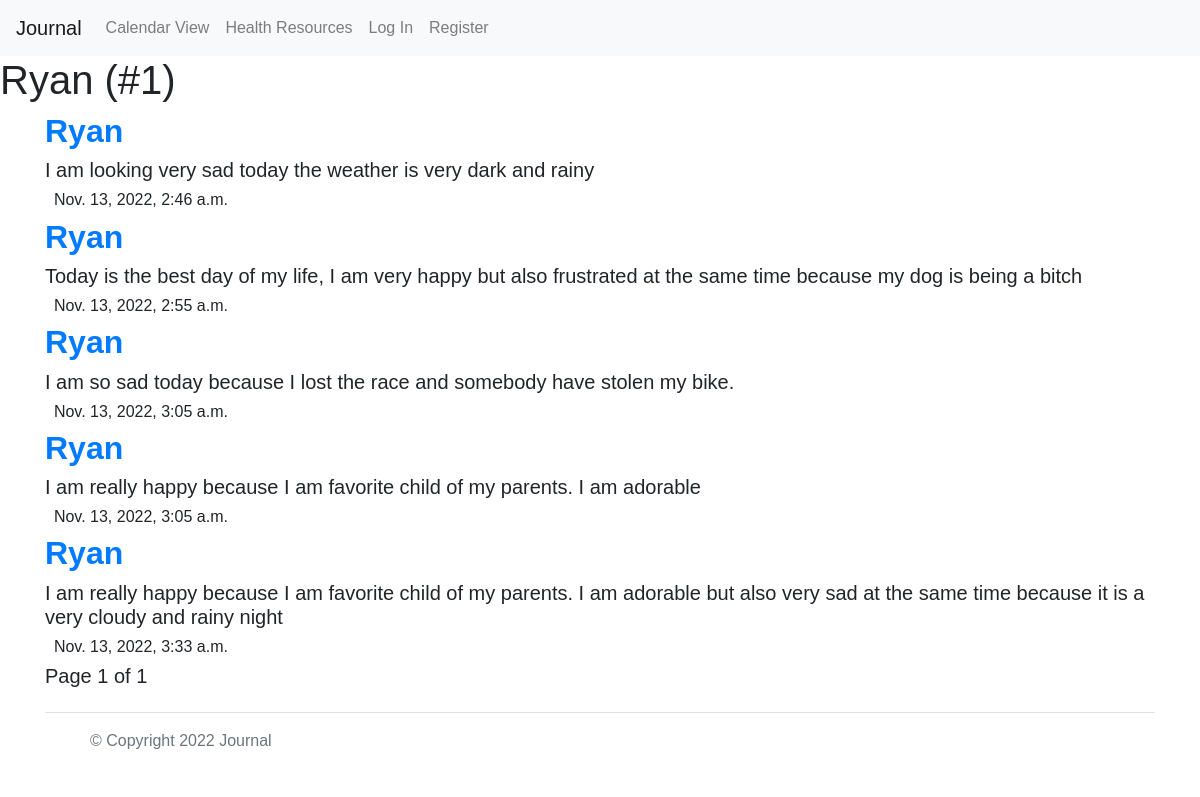
The page /profile/1 on the database as committed earlier.
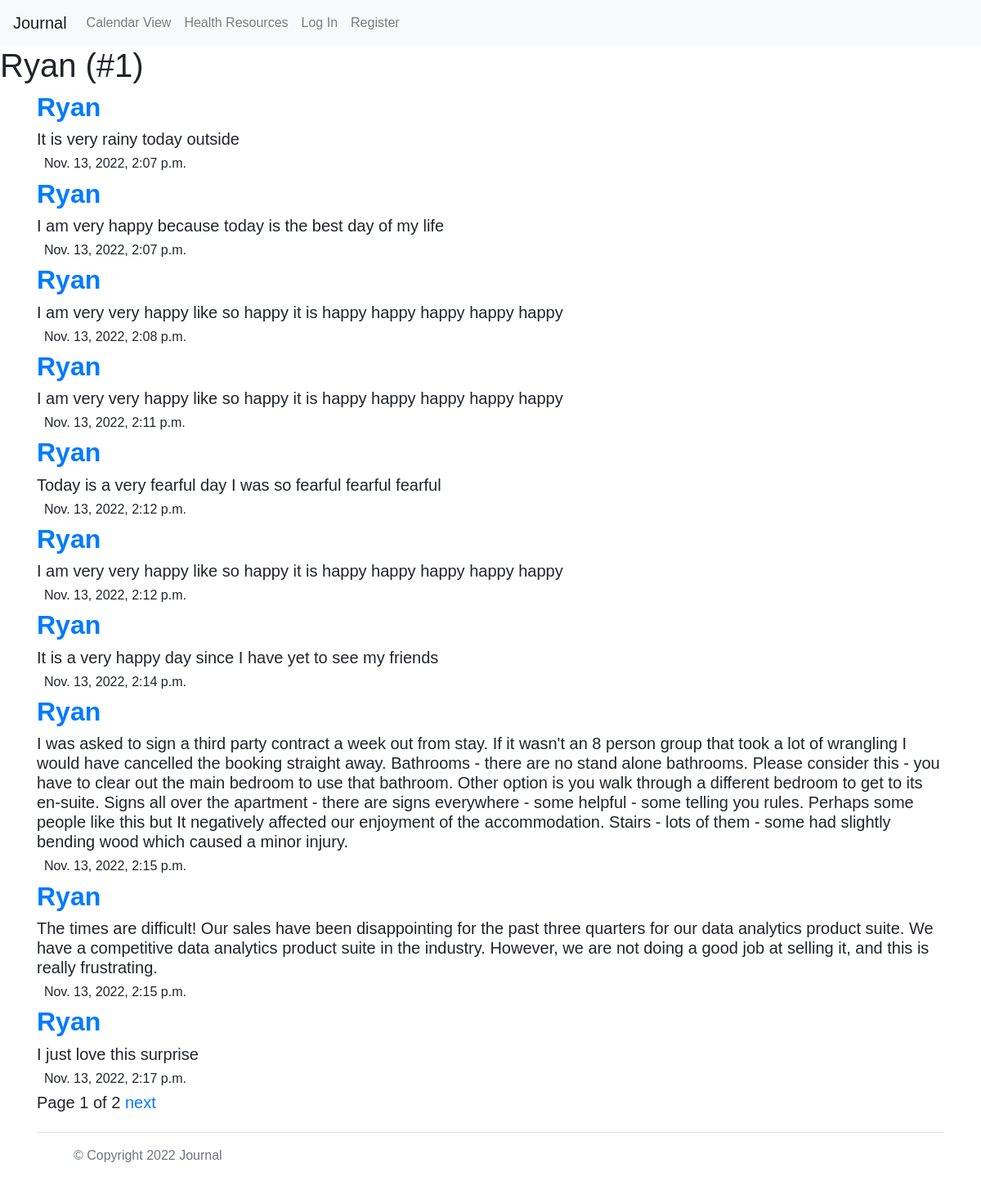
The same page on the database as committed later.
### network/models.py (models this page shows, shortened)
class Post(models.Model):
    content = models.CharField(max_length=1000)
    time = models.DateTimeField(default=timezone.now)
    owner = models.ForeignKey('User', on_delete=models.CASCADE, related_name="post_profile")
    sentiment = models.IntegerField()
    image = models.ImageField(default='default.png')

class User(AbstractUser):
    pass

### network/views.py (the view)
# urls.py: path("profile/<int:profile_id>", views.profile, name="profile"),
def profile(request, profile_id):
    profile = Profile.objects.get(user=profile_id)
    userpost = Post.objects.filter(owner=profile_id)
    paginator = Paginator(userpost, 10)
    page_number = request.GET.get('page')
    page_obj = paginator.get_page(page_number)
    return render(request, "network/profile.html",{
        "posts" : page_obj,
        "profile": profile,
        "userName": profile.user.username,
        "id": profile_id,
    })

### network/templates/network/profile.html (shortened to what this page needs)
{% extends "network/layout.html" %}
{% load static %}
{% block body %}
    <div class="form">
        <h1>{{ userName }} (#{{ id }})</h1>
    </div>
    {% for post in posts %}
        <div class="container">
            <a href="{% url 'profile' post.owner.id %}"><h2 class="profile_{{post.owner.id}}" data-profile="{{post.owner.id}}" style="font-weight: bold;" >{{ post.owner }}</h2></a>
            <h5>{{ post.content }}</h5>
            <h6>&nbsp; {{ post.time }}</h6>
        </div>
    {% endfor %}
<h5 class="container" style="border-style: hidden;">
    Page {{ posts.number }} of {{ posts.paginator.num_pages }}
    {% if posts.has_next %}
        <a href="?page={{ posts.next_page_number }}">next</a>
    {% endif %}
</h5>
{% endblock %}

Rows that differ between the two databases and show on the page:
changed Post: content "I am looking very sad today the weather is very dark and rainy" → "It is very rainy today outside"; time "Nov. 13, 2022, 2:46 a.m." → "Nov. 13, 2022, 2:07 p.m."
changed Post: content "Today is the best day of my life, I am very happy but also frustrated at the same time because my dog is being a bitch" → "I am very happy because today is the best day of my life"; time "Nov. 13, 2022, 2:55 a.m." → "Nov. 13, 2022, 2:07 p.m."
changed Post: content "I am so sad today because I lost the race and somebody have stolen my bike." → "I am very very happy like so happy it is happy happy happy happy happy"; time "Nov. 13, 2022, 3:05 a.m." → "Nov. 13, 2022, 2:08 p.m."
changed Post: content "I am really happy because I am favorite child of my parents. I am adorable" → "I am very very happy like so happy it is happy happy happy happy happy"; time "Nov. 13, 2022, 3:05 a.m." → "Nov. 13, 2022, 2:11 p.m."
changed Post: content "I am really happy because I am favorite child of my parents. I am adorable but also very sad at the same time because it is a very cloudy and rainy night" → "Today is a very fearful day I was so fearful fearful fearful"; time "Nov. 13, 2022, 3:33 a.m." → "Nov. 13, 2022, 2:12 p.m."
added Post: owner "Ryan", content "I am very very happy like so happy it is happy happy happy happy happy", time "Nov. 13, 2022, 2:12 p.m."
added Post: owner "Ryan", content "It is a very happy day since I have yet to see my friends", time "Nov. 13, 2022, 2:14 p.m."
added Post: owner "Ryan", content "I was asked to sign a third party contract a week out from stay. If it wasn't an 8 person group that took a lot of wrangling I would have cancelled the booking straight away. Bathrooms - there are no stand alone bathrooms. Please consider this - you have to clear out the main bedroom to use that bathroom. Other option is you walk through a different bedroom to get to its en-suite. Signs all over the apartment - there are signs everywhere - some helpful - some telling you rules. Perhaps some people like this but It negatively affected our enjoyment of the accommodation. Stairs - lots of them - some had slightly bending wood which caused a minor injury.", time "Nov. 13, 2022, 2:15 p.m."
added Post: owner "Ryan", content "The times are difficult! Our sales have been disappointing for the past three quarters for our data analytics product suite. We have a competitive data analytics product suite in the industry. However, we are not doing a good job at selling it, and this is really frustrating.", time "Nov. 13, 2022, 2:15 p.m."
added Post: owner "Ryan", content "I just love this surprise", time "Nov. 13, 2022, 2:17 p.m."
Other text that changed with them:
{{ posts.paginator.num_pages }}: "1" → "2"
text now shown: "next"
